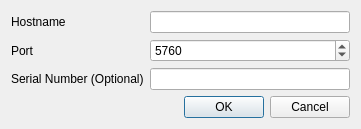
<?xml version="1.0" encoding="UTF-8"?>
<ui version="4.0">
 <class>TCPConnectDialog</class>
 <widget class="QDialog" name="TCPConnectDialog">
  <property name="geometry">
   <rect>
    <x>0</x>
    <y>0</y>
    <width>341</width>
    <height>119</height>
   </rect>
  </property>
  <property name="windowTitle">
   <string>Connect TCP Device</string>
  </property>
  <layout class="QFormLayout" name="formLayout">
   <item row="0" column="0">
    <widget class="QLabel" name="hostnameLabel">
     <property name="text">
      <string>Hostname</string>
     </property>
    </widget>
   </item>
   <item row="0" column="1">
    <widget class="QLineEdit" name="hostname">
     <property name="minimumSize">
      <size>
       <width>200</width>
       <height>0</height>
      </size>
     </property>
    </widget>
   </item>
   <item row="1" column="0">
    <widget class="QLabel" name="portLabel">
     <property name="toolTip">
      <string>Default: 5760</string>
     </property>
     <property name="text">
      <string>Port</string>
     </property>
    </widget>
   </item>
   <item row="1" column="1">
    <widget class="QSpinBox" name="port">
     <property name="toolTip">
      <string>Default: 5760</string>
     </property>
     <property name="minimum">
      <number>1</number>
     </property>
     <property name="maximum">
      <number>65535</number>
     </property>
     <property name="value">
      <number>5760</number>
     </property>
    </widget>
   </item>
   <item row="2" column="0">
    <widget class="QLabel" name="serialLabel">
     <property name="text">
      <string>Serial Number (Optional)</string>
     </property>
    </widget>
   </item>
   <item row="2" column="1">
    <widget class="QLineEdit" name="serial"/>
   </item>
   <item row="3" column="0" colspan="2">
    <widget class="QDialogButtonBox" name="buttonBox">
     <property name="orientation">
      <enum>Qt::Horizontal</enum>
     </property>
     <property name="standardButtons">
      <set>QDialogButtonBox::Cancel|QDialogButtonBox::Ok</set>
     </property>
    </widget>
   </item>
  </layout>
 </widget>
 <resources/>
 <connections>
  <connection>
   <sender>buttonBox</sender>
   <signal>accepted()</signal>
   <receiver>TCPConnectDialog</receiver>
   <slot>accept()</slot>
   <hints>
    <hint type="sourcelabel">
     <x>227</x>
     <y>101</y>
    </hint>
    <hint type="destinationlabel">
     <x>157</x>
     <y>118</y>
    </hint>
   </hints>
  </connection>
  <connection>
   <sender>buttonBox</sender>
   <signal>rejected()</signal>
   <receiver>TCPConnectDialog</receiver>
   <slot>reject()</slot>
   <hints>
    <hint type="sourcelabel">
     <x>295</x>
     <y>107</y>
    </hint>
    <hint type="destinationlabel">
     <x>286</x>
     <y>118</y>
    </hint>
   </hints>
  </connection>
 </connections>
</ui>
